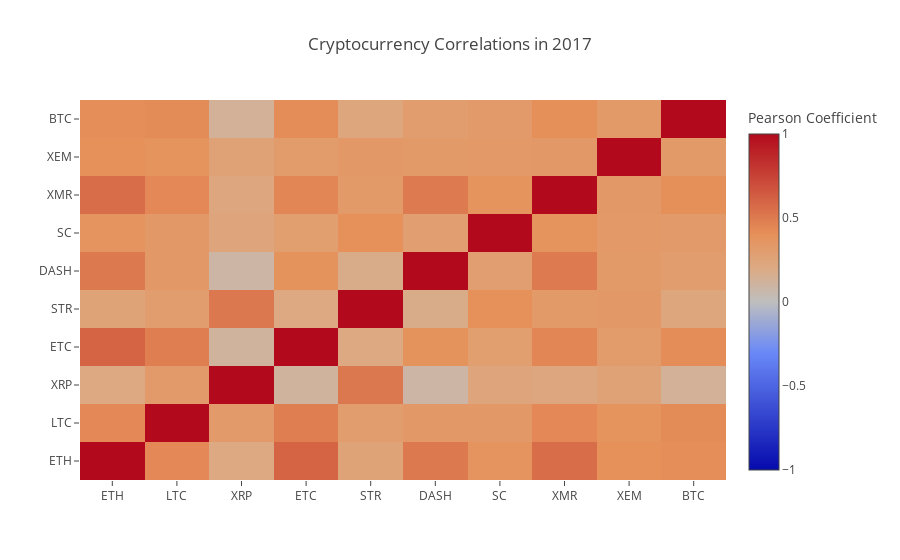

Source (notebook cell):
### Code cell
correlation_heatmap(combined_df_2017.pct_change(), "Cryptocurrency Correlations in 2017")
